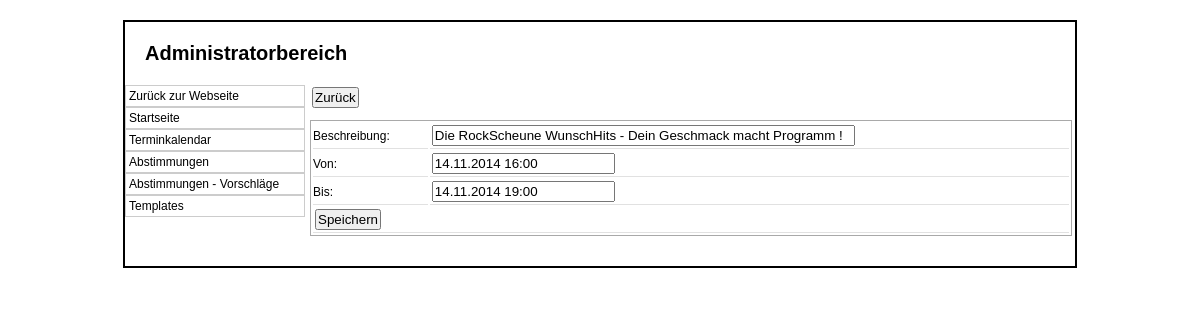
Screenshot of /admin/termin.php?edit=87 with the database file from the repository.
### tables this page shows
CREATE TABLE IF NOT EXISTS `termine` (
`ID` int(10) NOT NULL,
  `Text` varchar(250) DEFAULT NULL,
  `Von` datetime NOT NULL,
  `Bis` datetime NOT NULL
);

### class/mysqli.class.php (called while the page is built, shortened)
<?php
class MysqliDb
{
    protected static $_prefix;
    protected $_mysqli;
    protected $_query;
    protected $_where = array();
    protected $_orderBy = array();
    protected $_groupBy = array();
    protected $_bindParams = array('');
    protected $host;
    protected $username;
    protected $password;
    protected $db;
    protected $port;
    public function __construct($host = NULL, $username = NULL, $password = NULL, $db = NULL, $port = NULL)
    {
        $this->host = $host;
        $this->username = $username;
        $this->password = $password;
        $this->db = $db;
        if($port == NULL)
            $this->port = ini_get ('mysqli.default_port');
        else
            $this->port = $port;
    }
    public function connect()
    {
        $this->_mysqli = new mysqli ($this->host, $this->username, $this->password, $this->db, $this->port)
            or die('There was a problem connecting to the database');
        $this->_mysqli->set_charset ('utf8');
    }
    protected function reset()
    {
        $this->_where = array();
        $this->_orderBy = array();
        $this->_groupBy = array();
        $this->_bindParams = array('');
        $this->_query = null;
    }
    public function setPrefix($prefix = '')
    {
        self::$_prefix = $prefix;
        return $this;
    }
    public function get($tableName, $numRows = null, $columns = '*')
    {
        if (empty ($columns))
            $columns = '*';
        $column = is_array($columns) ? implode(', ', $columns) : $columns;
        $this->_query = "SELECT $column FROM " .self::$_prefix . $tableName;
        $stmt = $this->_buildQuery($numRows);
        $stmt->execute();
        return $this->_dynamicBindResults($stmt);
    }
    public function where($whereProp, $whereValue = null, $operator = null)
    {
        $this->_where[] = Array ("AND", $whereValue, $whereProp);
        return $this;
    }
    protected function _determineType($item)
    {
        switch (gettype($item)) {
            case 'NULL':
            case 'string':
                return 's';
                break;
        }
        return '';
    }
    protected function _bindParam($value) {
        $this->_bindParams[0] .= $this->_determineType ($value);
        array_push ($this->_bindParams, $value);
    }
    protected function _buildPair ($operator, $value) {
        if (!is_object($value)) {
            return ' ' . $operator. ' ? ';
        }
        $subQuery = $value->getSubQuery ();
        return " " . $operator . " (" . $subQuery['query'] . ")";
    }
    protected function _buildQuery($numRows = null, $tableData = null)
    {
        $stmt = $this->_prepareQuery();
        if (count ($this->_bindParams) > 1)
            call_user_func_array(array($stmt, 'bind_param'), $this->refValues($this->_bindParams));
        return $stmt;
    }
    protected function _dynamicBindResults(mysqli_stmt $stmt)
    {
        $parameters = array();
        $results = array();
        $meta = $stmt->result_metadata();
        $row = array();
        while ($field = $meta->fetch_field()) {
            $row[$field->name] = null;
            $parameters[] = & $row[$field->name];
        }
        call_user_func_array(array($stmt, 'bind_result'), $parameters);
        while ($stmt->fetch()) {
            $x = array();
            foreach ($row as $key => $val) {
                $x[$key] = $val;
            }
            array_push($results, $x);
        }
        return $results;
    }
    protected function _buildTableData ($tableData) {
        if (!is_array ($tableData))
            return;
        $this->_query = rtrim($this->_query, ', ');
    }
    protected function _buildWhere () {
        if (empty ($this->_where))
            return;
        $this->_query .= ' WHERE ';
        $this->_where[0][0] = '';
        foreach ($this->_where as $cond) {
            list ($concat, $wValue, $wKey) = $cond;
            $this->_query .= " " . $concat ." " . $wKey;
            if (!is_array ($wValue))
                $wValue = Array ('=' => $wValue);
            $key = key ($wValue);
            $val = $wValue[$key];
            switch (strtolower ($key)) {
                default:
                    $this->_query .= $this->_buildPair ($key, $val);
            }
        }
    }
    protected function _buildGroupBy () {
        if (empty ($this->_groupBy))
            return;
        $this->_query .= " GROUP BY ";
        $this->_query = rtrim($this->_query, ', ') . " ";
    }
    protected function _buildOrderBy () {
        if (empty ($this->_orderBy))
            return;
        $this->_query .= " ORDER BY ";
        $this->_query = rtrim ($this->_query, ', ') . " ";
    }
    protected function _buildLimit ($numRows) {
        if (!isset ($numRows))
            return;
        if (is_array ($numRows))
            $this->_query .= ' LIMIT ' . (int)$numRows[0] . ', ' . (int)$numRows[1];
        else
            $this->_query .= ' LIMIT ' . (int)$numRows;
    }
    protected function _prepareQuery()
    {
        if (!$stmt = $this->_mysqli->prepare($this->_query)) {
            trigger_error("Problem preparing query ($this->_query) " . $this->_mysqli->error, E_USER_ERROR);
        }
        return $stmt;
    }
    protected function refValues($arr)
    {
        if (strnatcmp(phpversion(), '5.3') >= 0) {
            $refs = array();
            foreach ($arr as $key => $value) {
                $refs[$key] = & $arr[$key];
            }
            return $refs;
        }
        return $arr;
    }
    protected function replacePlaceHolders ($str, $vals) {
        $i = 1;
        $newStr = "";
        while ($pos = strpos ($str, "?")) {
            $val = $vals[$i++];
            $newStr .= substr ($str, 0, $pos) . $val;
            $str = substr ($str, $pos + 1);
        }
        return $newStr;
    }
}

### include/db_connect.php (called while the page is built, shortened)
<?php
include($_SERVER['DOCUMENT_ROOT'].'/scheune/class/mysqli.class.php');
$db		= new MysqliDb(HOST,USER,PASSWORD,DATABASE);
?>

### admin/termin.php (the view, shortened to what this page needs)
<?php
require_once('../db_connect.php');
include_once('../Functions.inc.php');
$inhalt = null;
if(isset($_GET['edit'])) {
	$id = $_GET['edit'];
	$cols		= array("ID", "Text", "Von", "Bis");
	$db->where("ID", $id);
	$termine	= $db->get(T_TERMINE, null, $cols);
	foreach ($termine as $termin) {
		$inhalt .= '<form method="POST" action="index.php?p=termine"><input type="submit" name="back" value="Zurück"></form>
		<form method="POST">
			<table class="standard">
				<tr>
					<td>Beschreibung:</td>
					<td><input type="text" name="text" value="'.$termin['Text'].'" size="50"></td>
				</tr>
				<tr>
					<td>Von:</td>
					<td><input type="text" name="von" value="'.date('d.m.Y H:i',strtotime($termin['Von'])).'" class="datetimepicker"></td>
				</tr>
				<tr>
					<td>Bis:</td>
					<td><input type="text" name="bis" value="'.date('d.m.Y H:i',strtotime($termin['Bis'])).'" class="datetimepicker"></td>
				</tr>
				<tr>
					<td colspan="2">
						<input type="hidden" name="id" value="'.$termin['ID'].'">
						<input type="submit" name="edit" value="Speichern">
					</td>
				</tr>
			</table>
		</form>';
	}
}
?>
<html>
<head>
	<link rel="stylesheet" type="text/css" href="style.css">
	<link rel="stylesheet" href="../css/tcal.css">
</head>
<body>
	<div id="container">
		<div id="header">
			<h1>Administratorbereich</h1>
		</div>
		<div id="navi">
			<ul>
				<li><a href="../">Zurück zur Webseite</a></li>
				<li><a href="index.php">Startseite</a></li>
				<li><a href="index.php?p=termine">Terminkalendar</a></li>
				<li><a href="abstimmung.php">Abstimmungen</a></li>
				<li><a href="vorschlaege.php">Abstimmungen - Vorschläge</a></li>
				<li><a href="templates.php">Templates</a></li>
			</ul>
		</div>
		<div id="content">
		<?php
			echo $inhalt;
		?>
		</div>
	</div>
</body>
</html>

### admin/style.css (style rules this page uses)
* { margin:0; padding:0; }
body { background-color:#FFF; color:#000; font-family:Verdana,Arial; font-size:12px; }
a { color:#000; text-decoration:none; }
input { padding:1px; margin:2px; }
div#container { border:2px solid #000; margin:20px auto; padding-bottom:20px; width:950px; }
div#header { padding:20px; }
div#header h1 { font-size:20px; }
div#navi { float:left; width:180px; }
div#navi ul { list-style-type:none; }
div#navi ul li { border:1px solid #ccc; }
div#navi ul li a { display:block; padding:3px; }
div#content { float:left; width:762px; margin-left:5px; }
table.standard { width:100%; border:1px solid darkgrey; margin-top:10px; margin-bottom:10px; }
table.standard tr td { font-size:12px; border-bottom:1px solid #E1E1E1; }

### rows the page displays
termine: text "Die RockScheune WunschHits - Dein Geschmack macht Programm !", von "14.11.2014 16:00", bis "14.11.2014 19:00"
